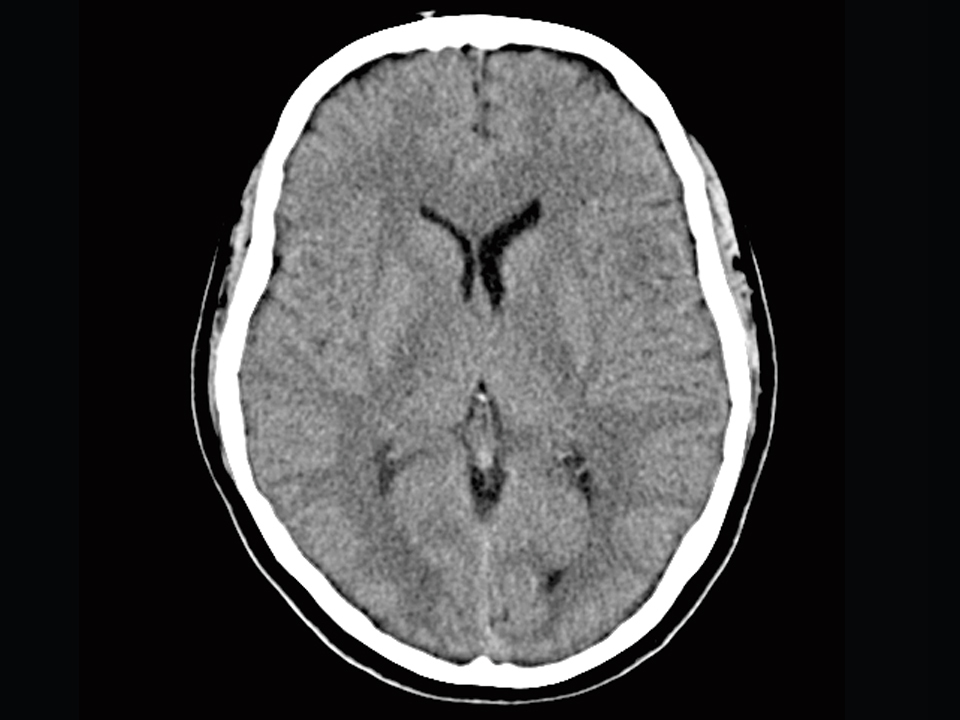
#> input picture images/head-ct.jpg, 960 x 720 px
$ jupyter execute biomedia_seg_06_normalised_cuts.ipynb   (shell and % lines are left out)
#> lines starting #> are read from the running program, lines starting #| are printed output that depends on the picture
<div class="alert alert-block alert-info">
Visit the <a href="https://github.com/engs1258/biomedical-image-analysis-notebooks/wiki">wiki</a> pages to find some additional documentation and instructions on how view an interactive verson of these notebooks using binder.</div>

---


[cell 1]
import math
import numpy as np
import matplotlib.pyplot as plt


from skimage import io, segmentation, color
from skimage.future import graph

[cell 2]
image = io.imread("../images/head-ct.jpg")
#> image is the input picture: shape (720, 960, 3); mean R, G, B 65.6, 65.1, 65.9
rows, cols, depth = image.shape
#> rows = 720; cols = 960; depth = 3
print(rows)
#| 720
print(cols)
#| 960
print(depth)
#| 3

[cell 3]
fig, ax = plt.subplots(figsize=(8, 8))
plt.imshow(image)

## Partion the image into superpixels

[cell 4]
segments_slic = segmentation.slic(image, n_segments=1200, compactness=30, sigma=.5)
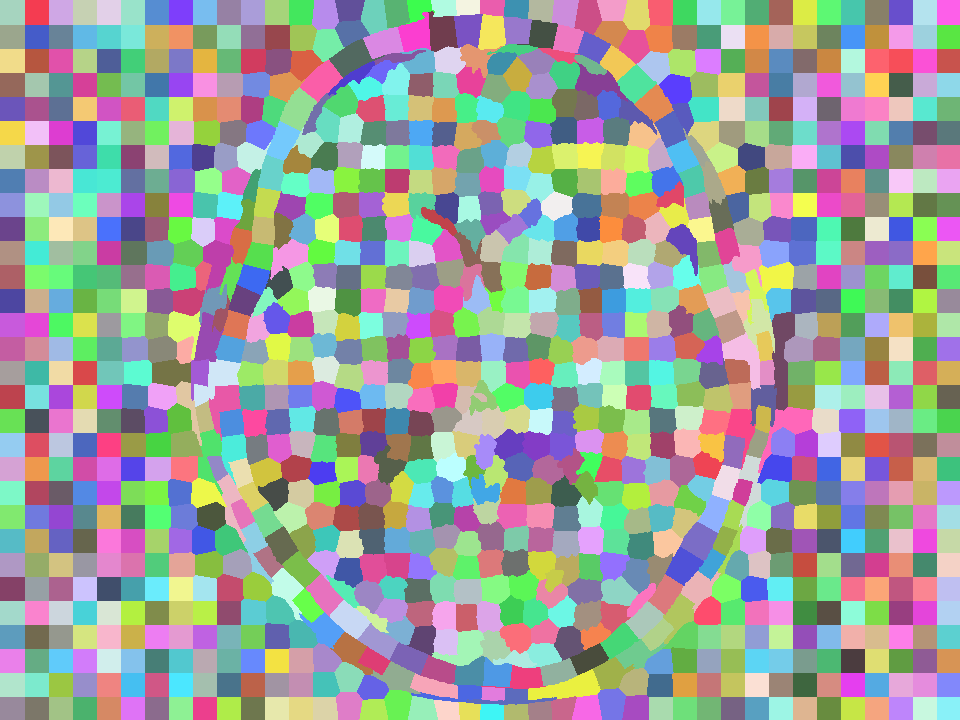
#> segments_slic: shape (720, 960) int64; 1167 distinct labels, from 1 to 1167; one colour per label, 0 black
print(np.amax(segments_slic))
#| 1167

[cell 5]
fig, ax = plt.subplots(figsize=(8, 8))
plt.imshow(segmentation.mark_boundaries(image, segments_slic))
plt.show()
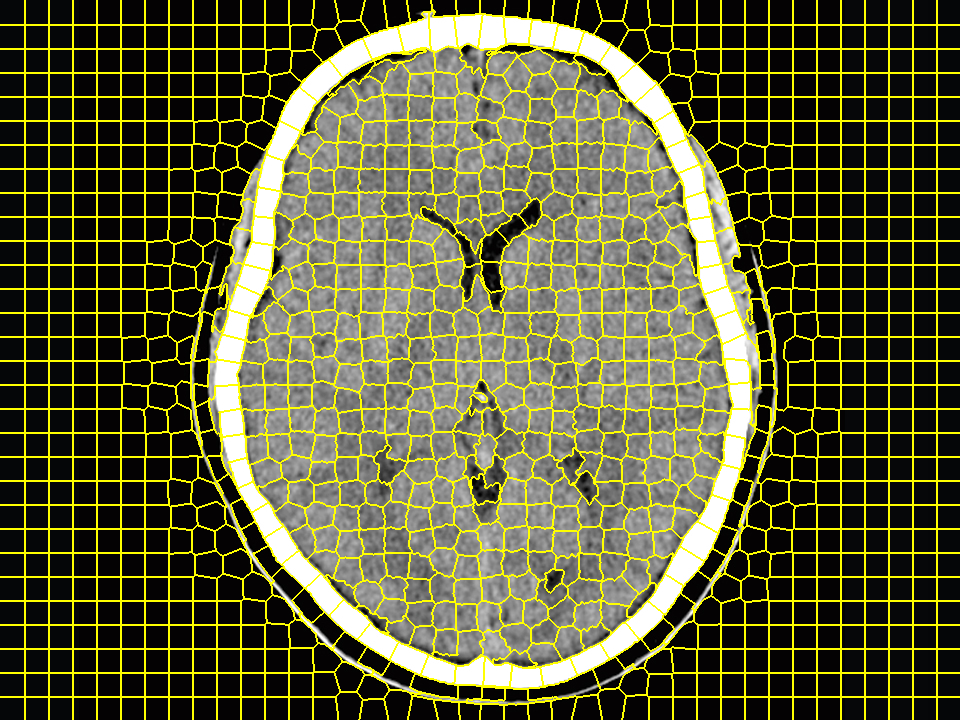
#> shown: shape (720, 960, 3) float64; mean R, G, B 0.37, 0.368, 0.219

## Now compute the normalised cut on the superpixels

[cell 6]
g = graph.rag_mean_color(image, segments_slic, mode='similarity')
labels = graph.cut_normalized(segments_slic, g)
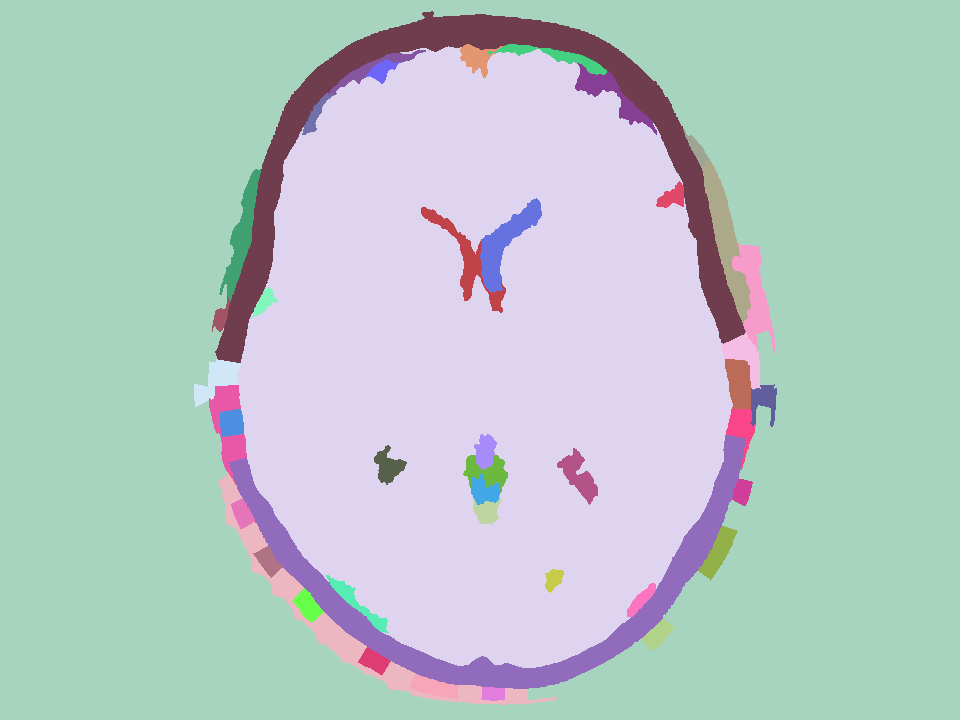
#> labels: shape (720, 960) int64; 45 distinct labels, from 1 to 1126; one colour per label, 0 black
output = color.label2rgb(labels, image, kind='avg')
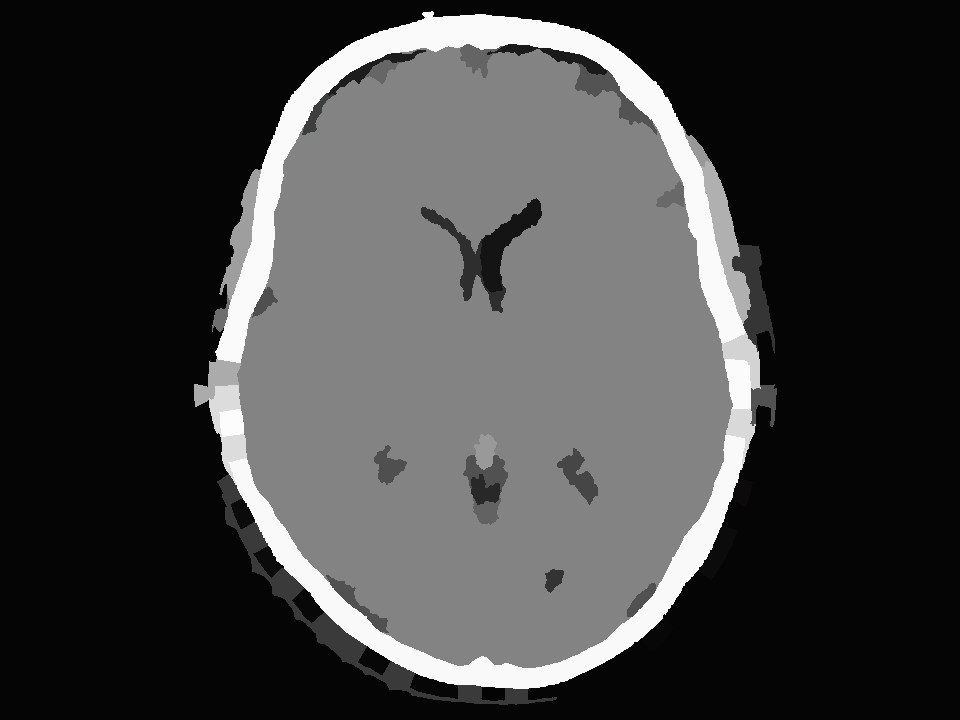
#> output: shape (720, 960, 3); mean R, G, B 64.8, 64.8, 65.4
